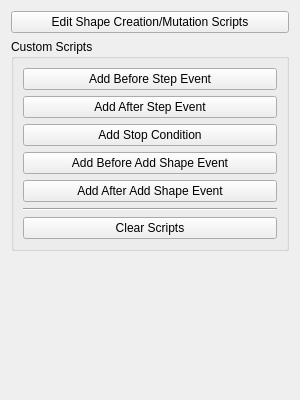
<?xml version="1.0" encoding="UTF-8"?>
<ui version="4.0">
 <class>ImageTaskScriptingWidget</class>
 <widget class="QWidget" name="ImageTaskScriptingWidget">
  <property name="geometry">
   <rect>
    <x>0</x>
    <y>0</y>
    <width>300</width>
    <height>400</height>
   </rect>
  </property>
  <property name="windowTitle">
   <string>Form</string>
  </property>
  <layout class="QVBoxLayout" name="verticalLayout_6">
   <item>
    <widget class="QPushButton" name="editShapeScriptsButton">
     <property name="text">
      <string>Edit Shape Creation/Mutation Scripts</string>
     </property>
    </widget>
   </item>
   <item>
    <widget class="QGroupBox" name="customScriptsGroupBox">
     <property name="title">
      <string>Custom Scripts</string>
     </property>
     <layout class="QVBoxLayout" name="verticalLayout">
      <item>
       <layout class="QVBoxLayout" name="verticalLayout_2">
        <item>
         <widget class="QPushButton" name="addBeforeStepEvent">
          <property name="text">
           <string>Add Before Step Event</string>
          </property>
         </widget>
        </item>
        <item>
         <widget class="QPushButton" name="addAfterStepEvent">
          <property name="text">
           <string>Add After Step Event</string>
          </property>
         </widget>
        </item>
        <item>
         <widget class="QPushButton" name="addStopConditionButton">
          <property name="text">
           <string>Add Stop Condition</string>
          </property>
         </widget>
        </item>
        <item>
         <widget class="QPushButton" name="addBeforeAddShapeEvent">
          <property name="text">
           <string>Add Before Add Shape Event</string>
          </property>
         </widget>
        </item>
        <item>
         <widget class="QPushButton" name="addAfterAddShapeEvent">
          <property name="text">
           <string>Add After Add Shape Event</string>
          </property>
         </widget>
        </item>
       </layout>
      </item>
      <item>
       <layout class="QVBoxLayout" name="customScriptsEditorLayout"/>
      </item>
      <item>
       <widget class="Line" name="line">
        <property name="orientation">
         <enum>Qt::Horizontal</enum>
        </property>
       </widget>
      </item>
      <item>
       <widget class="QPushButton" name="clearScriptsButton">
        <property name="text">
         <string>Clear Scripts</string>
        </property>
       </widget>
      </item>
     </layout>
    </widget>
   </item>
   <item>
    <spacer name="verticalSpacer">
     <property name="orientation">
      <enum>Qt::Vertical</enum>
     </property>
     <property name="sizeHint" stdset="0">
      <size>
       <width>20</width>
       <height>10</height>
      </size>
     </property>
    </spacer>
   </item>
  </layout>
 </widget>
 <resources/>
 <connections/>
</ui>
